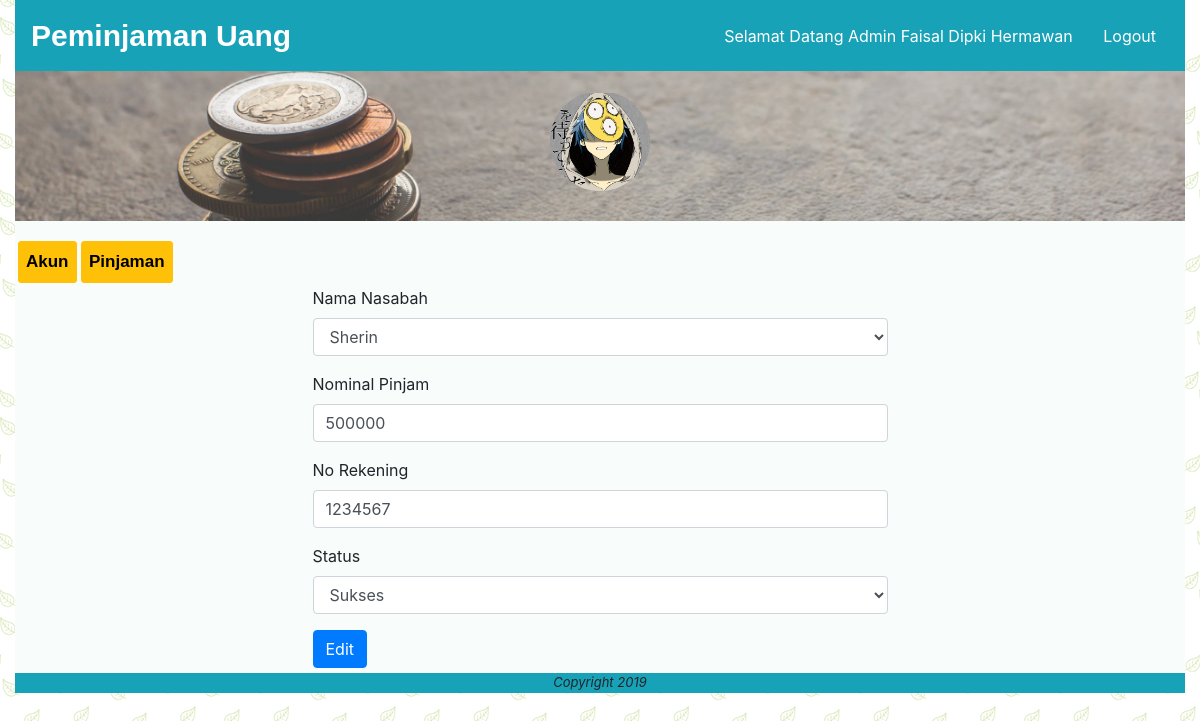
Page /index.php?page=content&module=pinjaman&action=form_pinjam&id_pinjaman=8 (signed in) on the committed database.
### tables this page shows
CREATE TABLE `user` (
  `id_user` int(11) NOT NULL,
  `nama_user` varchar(100) NOT NULL,
  `foto_user` varchar(100) NOT NULL,
  `username` varchar(20) NOT NULL,
  `password` varchar(20) NOT NULL,
  `level` varchar(20) NOT NULL
);

CREATE TABLE `pinjaman` (
  `id_pinjaman` int(10) NOT NULL,
  `id_user` int(10) NOT NULL,
  `tanggal_pinjam` date NOT NULL,
  `nominal_pinjam` int(50) NOT NULL,
  `rekening` int(20) NOT NULL,
  `status` varchar(100) NOT NULL
);

### module/pinjaman/form_pinjam.php (the view, shortened to what this page needs)
<?php
	$id_pinjaman = isset($_GET["id_pinjaman"]) ? $_GET["id_pinjaman"] : false;
	$nominal_pinjam = "";
	$rekening = "";
	$status = "";
	$button = "Pinjam";
	if($id_pinjaman){
		$queryUpdatePinjaman = mysqli_query($koneksi, "SELECT * FROM pinjaman WHERE id_pinjaman = '$id_pinjaman'");
		$rowUpdate = mysqli_fetch_assoc($queryUpdatePinjaman);
		$id_user_edit = $rowUpdate["id_user"];
		$nominal_pinjam = $rowUpdate["nominal_pinjam"];
		$rekening = $rowUpdate["rekening"];
		$status = $rowUpdate["status"];
		$button = "Edit";
	}
 ?>
<div class="form-transaksi">
	<form action="<?php echo BASE_URL."module/pinjaman/proses_pinjam.php?id_pinjaman=$id_pinjaman" ?>" method="post" enctype="multipart/form-data">
		<div class="form-group">
			<label>Nama Nasabah</label>
				<select name="id_user" class="form-control">
					<?php
					if($level == "admin"){
						$queryNama = mysqli_query($koneksi, "SELECT id_user, nama_user FROM user WHERE id_user='$id_user_edit'");
						$row = mysqli_fetch_assoc($queryNama);
					}elseif($level == "nasabah"){
						$queryNama = mysqli_query($koneksi, "SELECT id_user, nama_user FROM user WHERE id_user='$id_user'");
						$row = mysqli_fetch_assoc($queryNama);
					}
					?>
				<option value="<?php echo "$row[id_user]"; ?>"><?php echo "$row[nama_user]" ?></option>
				</select>
		</div>
		<div class="form-group">
			<label>Nominal Pinjam</label>
			<input type="number" name="nominal_pinjam" value="<?= $nominal_pinjam ?>" class="form-control">
		</div>
		<div class="form-group">
			<label>No Rekening</label>
			<input type="number" name="rekening" value="<?= $rekening ?>" class="form-control">
		</div>
		<?php if($level == "admin") : ?>
			<div class="form-group">
				<label>Status</label>
					<select name="statusEdit" class="form-control">
						<option value="<?= $status ?>"><?= $status ?></option>
					</select>
			</div>
		<?php endif; ?>
		<input type="submit" name="button" value="<?= $button ?>" class="btn btn-primary">
	</form>
</div>

### index.php (shortened to what this page needs)
<?php
	include_once "function/koneksi.php";
	$id_user = isset($_SESSION["id_user"]) ? $_SESSION["id_user"] : false;
	$nama_user = isset($_SESSION["nama_user"]) ? $_SESSION["nama_user"] : false;
	$level = isset($_SESSION["level"]) ? $_SESSION["level"] : false;
	$page_name = isset($_GET["page"]) ? $_GET["page"] : false;
	$page_cover = isset($_GET["pageC"]) ? $_GET["pageC"] : false;
?>
<!DOCTYPE html>
<html>
	<head>
		<link rel="stylesheet" href="css/style.css">
		<link rel="stylesheet" href="function/bootstrap-4.3.1-dist/css/bootstrap.min.css">
	</head>
	<body>
		<div class="container-fluid">
			<div class="navbar navbar-info bg-info">
				<?php if($id_user) : ?>
					<div class="judul navbar-brand">
						<a href="<?php echo BASE_URL."index.php?pageC=main" ?>">Peminjaman Uang</a>
					</div>
				<?php else : ?>
					<div class="judul navbar-brand">
						<a href="<?php echo BASE_URL."index.php?pageC=main" ?>">Peminjaman Uang</a>
					</div>
				<?php endif; ?>
				<?php if($id_user && $page_name) : ?>
					<div class="menu navbar-text">
						<?php if($level == "admin") : ?>
							<a class="btn btn-link" href="<?php echo BASE_URL."index.php?page=content&module=user&action=akun" ?>">Selamat Datang Admin <?= $nama_user ?></a>
						<?php elseif($level == "nasabah") : ?>
							<a href="<?php echo BASE_URL."index.php?page=content&module=user&action=akun" ?>">Selamat Datang <?= $nama_user ?></a>
						<?php endif; ?>
						<a class="btn btn-link" href="logout.php">Logout</a>
					</div>
				<?php elseif($id_user) : ?>
					<div class="menu navbar-text">
						<a class="btn btn-link" href="logout.php">Logout</a>
					</div>
				<?php endif; ?>
			</div>
			<?php if($id_user && $page_name) : ?>
				<div class="cover-foto">
					<?php
						$queryFoto = mysqli_query($koneksi, "SELECT id_user, foto_user FROM user WHERE id_user='$id_user'");
						$rowFoto = mysqli_fetch_assoc($queryFoto);
					?>
					<div class="foto"><img src="<?php echo BASE_URL."foto/$rowFoto[foto_user]"; ?>" alt="profile" style="width: 100px;"></div>
				</div>
			<?php endif; ?>
			<div class="content">
				<?php
					$page = "$page_name.php";
					$pageC = "$page_cover.php";
					if($id_user){
						if(file_exists($page)){
							include_once ($page);
						}elseif(file_exists($pageC)){
							include_once $pageC;
						}
					}else{
						if(file_exists($pageC)){
							include_once ($pageC);
						}else{
							include_once "main.php";
						}
					}
				?>
			</div>
			<div class="footer">
				<p>Copyright 2019</p>
			</div>
		</div>
	</body>
</html>

### css/style.css (style rules this page uses)
html, body, div, span, applet, object, iframe, h1, h2, h3, h4, h5, h6, p, blockquote, pre, a, abbr, acronym, address, big, cite, code, del, dfn, em, img, ins, kbd, q, s, samp, small, strike, strong, sub, sup, tt, var, b, u, i, center, dl, dt, dd, ol, ul, li, fieldset, form, label, legend, table, caption, tbody, tfoot, thead, tr, th, td, article, aside, canvas, details, embed, figure, figcaption, footer, header, hgroup, menu, nav, output, ruby, section, summary, time, mark, audio, video { margin: 0; padding: 0; border: 0; font-size: 100%; font: inherit; vertical-align: baseline; }
body { line-height: 1; }
body { background-image: url('leaves.png'); }
.judul a { font-size: 30px; text-decoration: none; color: white; font-weight: bold; font-family: arial; }
.menu a { color: white; }
.foto { width: 100px;height: 100px;border-radius: 50%;margin: auto;line-height: 100px;overflow: hidden; }
.cover-foto { height: 150px; padding-top: 20px; box-sizing: border-box; background-image: url('steve-johnson-628975-unsplash.jpg'); background-size: cover; background-position: 0 -46px; }
.footer { background-color: #17a2b8;height: 20px; }
.footer p { font-size: 13px; text-align: center; font-style: italic; }
.form-transaksi { padding: 5px; box-sizing: border-box; width: 50%; margin: auto; }
.content { background-color: #f8fcfb; overflow: hidden; }

### rows in the picture
user: foto_user (picture)
user: id_user "Sherin"
pinjaman: nominal_pinjam "500000", rekening "1234567", statusEdit "Sukses"

### other values in the picture
$nama_user "Faisal Dipki Hermawan"
